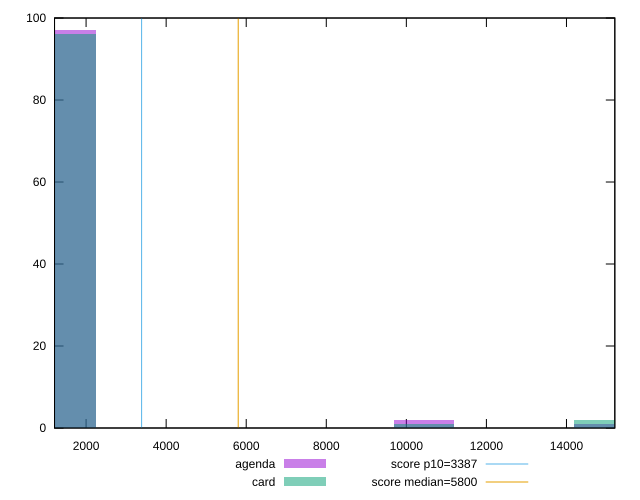

Recreate this plot in gnuplot.
reset

$agenda <<EOF
10446.067531048118 2
14922.953615783026 1
1492.2953615783026 97
EOF

$card <<EOF
10446.067531048118 1
14922.953615783026 2
1492.2953615783026 96
EOF

set key outside below
set boxwidth 1492.2953615783026
set xrange [1211.7930000000001:15207.804060368153]
set yrange [0:100]
set trange [0:100]
set style fill transparent solid 0.5 noborder

set parametric
set terminal svg size 640, 500 enhanced background rgb 'white'
set output "report/report_00029_2021-02-24T13-36-40.390Z/speed-index/comparison/histogram/1_vs_2.svg"

plot $agenda title "agenda" with boxes, \
     $card title "card" with boxes, \
     3387,t title "score p10=3387", \
     5800,t title "score median=5800"

reset
